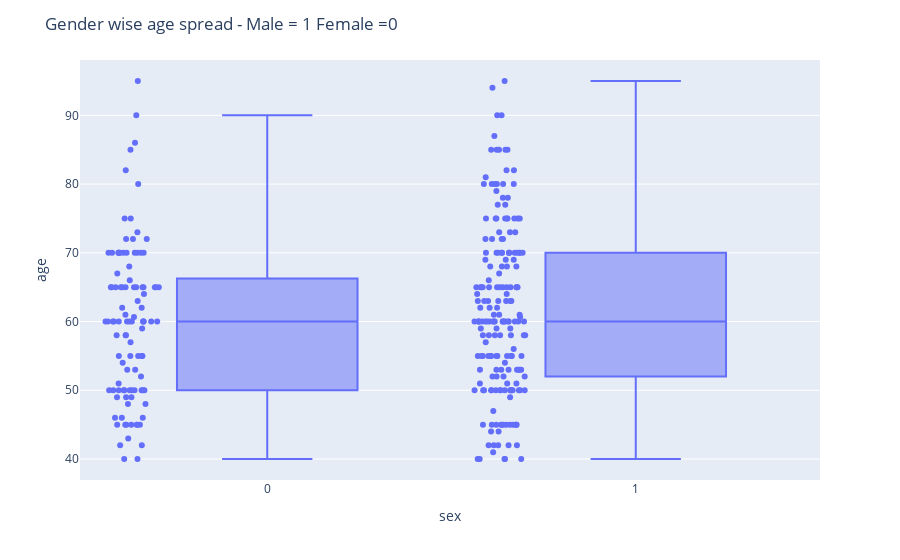

Notebook cell for this chart:
### Code cell
import plotly.express as px
fig = px.box(df, x='sex', y='age', points="all")
fig.update_layout(
    title_text="Gender wise age spread - Male = 1 Female =0")
fig.show()

### Figure 1 — Plotly figure (JSON) as saved in the notebook; plotly's stock layout.template omitted (floating-point values rounded to 4 significant figures; data arrays with more than 128 entries replaced by an {"elided": "..."} marker saying what was removed)
{"data": [{"alignmentgroup": "True", "boxpoints": "all", "hovertemplate": "sex=%{x}<br>age=%{y}<extra></extra>", "legendgroup": "", "marker": {"color": "#636efa"}, "name": "", "notched": false, "offsetgroup": "", "orientation": "v", "showlegend": false, "type": "box", "x": {"elided": "299 int values"}, "x0": " ", "xaxis": "x", "y": {"elided": "299 float values"}, "y0": " ", "yaxis": "y"}], "layout": {"boxmode": "group", "legend": {"tracegroupgap": 0}, "margin": {"t": 60}, "title": {"text": "Gender wise age spread - Male = 1 Female =0"}, "xaxis": {"anchor": "y", "domain": [0, 1], "title": {"text": "sex"}}, "yaxis": {"anchor": "x", "domain": [0, 1], "title": {"text": "age"}}}}
